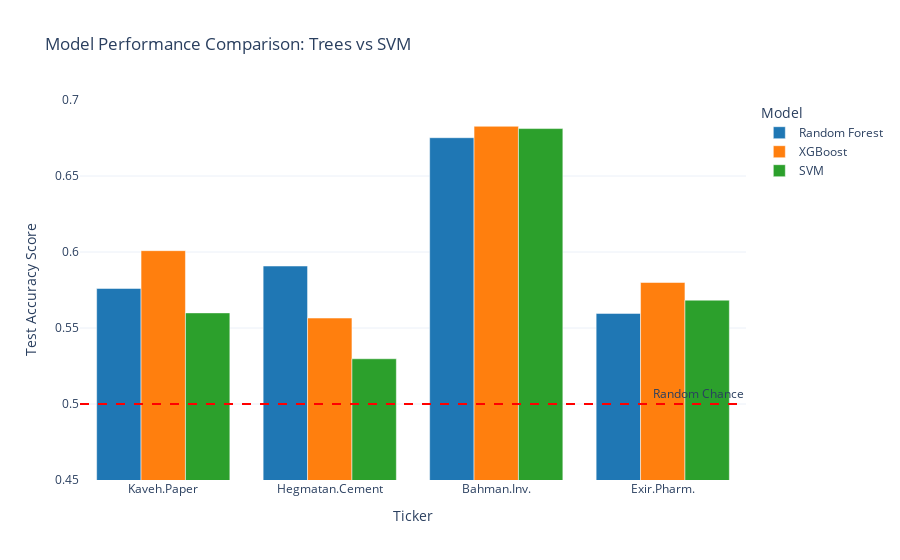

Here is the notebook cell this chart was saved with:
### Code cell
import pandas as pd
import numpy as np
import xgboost as xgb
from sklearn.ensemble import RandomForestClassifier
from sklearn.svm import SVC
from sklearn.preprocessing import StandardScaler
from sklearn.metrics import accuracy_score
import plotly.express as px

# List to store results for final comparison
final_comparison = []

# Define features to be used by the models
features_list = ['RSI', 'Trend_Signal', 'lag_1', 'volatility_5d', 'vol_velocity', 'shamsi_month', 'is_dividend_season']

for stock in selected_list.index:
    try:
        # 1. Prepare Data
        ml_data = prepare_pro_ml_data(df, stock)
        X = ml_data[features_list]
        y = ml_data['target']
        
        # Time-series split (80% training, 20% testing)
        split = int(len(ml_data) * 0.8)
        X_train, X_test = X.iloc[:split], X.iloc[split:]
        y_train, y_test = y.iloc[:split], y.iloc[split:]
        
        # --- 2. Scaling (Critical for SVM) ---
        scaler = StandardScaler()
        X_train_scaled = scaler.fit_transform(X_train)
        X_test_scaled = scaler.transform(X_test)
        
        # --- 3. Model Training ---
        
        # Model A: Random Forest (Baseline)
        rf = RandomForestClassifier(n_estimators=100, random_state=42)
        rf.fit(X_train, y_train) # Trees don't strictly need scaling
        rf_acc = accuracy_score(y_test, rf.predict(X_test))
        
        # Model B: XGBoost (Gradient Boosting)
        xgb_model = xgb.XGBClassifier(n_estimators=100, learning_rate=0.05, max_depth=6, random_state=42)
        xgb_model.fit(X_train, y_train)
        xgb_acc = accuracy_score(y_test, xgb_model.predict(X_test))
        
        # Model C: Support Vector Machine (Geometric Boundary)
        # Using RBF kernel to handle non-linear market patterns
        svm_model = SVC(kernel='rbf', probability=True, random_state=42)
        svm_model.fit(X_train_scaled, y_train) # SVM MUST use scaled data
        svm_acc = accuracy_score(y_test, svm_model.predict(X_test_scaled))
        
        # --- 4. Collect Performance Metrics ---
        final_comparison.append({
            'Ticker': stock,
            'Random Forest': rf_acc,
            'XGBoost': xgb_acc,
            'SVM': svm_acc
        })
        
        print(f"✅ {stock} | RF: {rf_acc:.2%} | XGB: {xgb_acc:.2%} | SVM: {svm_acc:.2%}")
        
    except Exception as e:
        print(f"❌ Error processing {stock}: {e}")

# 5. Create Comparison DataFrame and Visualize
comp_df = pd.DataFrame(final_comparison)

# Melting for grouped bar chart visualization
melted_df = comp_df.melt(id_vars='Ticker', var_name='Model', value_name='Accuracy')

fig = px.bar(melted_df, x='Ticker', y='Accuracy', color='Model',
             barmode='group', title='Model Performance Comparison: Trees vs SVM',
             labels={'Accuracy': 'Test Accuracy Score'},
             color_discrete_sequence=['#1f77b4', '#ff7f0e', '#2ca02c'])

fig.add_hline(y=0.5, line_dash="dash", line_color="red", annotation_text="Random Chance")
fig.update_layout(yaxis_range=[0.45, 0.7], template="plotly_white")
fig.show()

### Figure 1 — Plotly figure (JSON) as saved in the notebook; plotly's stock layout.template omitted (floating-point values rounded to 4 significant figures)
{"data": [{"alignmentgroup": "True", "hovertemplate": "Model=Random Forest<br>Ticker=%{x}<br>Test Accuracy Score=%{y}<extra></extra>", "legendgroup": "Random Forest", "marker": {"color": "#1f77b4", "pattern": {"shape": ""}}, "name": "Random Forest", "offsetgroup": "Random Forest", "orientation": "v", "showlegend": true, "textposition": "auto", "type": "bar", "x": ["Kaveh.Paper", "Hegmatan.Cement", "Bahman.Inv.", "Exir.Pharm."], "xaxis": "x", "y": [0.576, 0.5908, 0.6752, 0.5596], "yaxis": "y"}, {"alignmentgroup": "True", "hovertemplate": "Model=XGBoost<br>Ticker=%{x}<br>Test Accuracy Score=%{y}<extra></extra>", "legendgroup": "XGBoost", "marker": {"color": "#ff7f0e", "pattern": {"shape": ""}}, "name": "XGBoost", "offsetgroup": "XGBoost", "orientation": "v", "showlegend": true, "textposition": "auto", "type": "bar", "x": ["Kaveh.Paper", "Hegmatan.Cement", "Bahman.Inv.", "Exir.Pharm."], "xaxis": "x", "y": [0.6009, 0.5565, 0.6827, 0.5799], "yaxis": "y"}, {"alignmentgroup": "True", "hovertemplate": "Model=SVM<br>Ticker=%{x}<br>Test Accuracy Score=%{y}<extra></extra>", "legendgroup": "SVM", "marker": {"color": "#2ca02c", "pattern": {"shape": ""}}, "name": "SVM", "offsetgroup": "SVM", "orientation": "v", "showlegend": true, "textposition": "auto", "type": "bar", "x": ["Kaveh.Paper", "Hegmatan.Cement", "Bahman.Inv.", "Exir.Pharm."], "xaxis": "x", "y": [0.5599, 0.5298, 0.6812, 0.5683], "yaxis": "y"}], "layout": {"annotations": [{"showarrow": false, "text": "Random Chance", "x": 1, "xanchor": "right", "xref": "x domain", "y": 0.5, "yanchor": "bottom", "yref": "y"}], "barmode": "group", "legend": {"title": {"text": "Model"}, "tracegroupgap": 0}, "shapes": [{"line": {"color": "red", "dash": "dash"}, "type": "line", "x0": 0, "x1": 1, "xref": "x domain", "y0": 0.5, "y1": 0.5, "yref": "y"}], "title": {"text": "Model Performance Comparison: Trees vs SVM"}, "xaxis": {"anchor": "y", "domain": [0, 1], "title": {"text": "Ticker"}}, "yaxis": {"anchor": "x", "domain": [0, 1], "range": [0.45, 0.7], "title": {"text": "Test Accuracy Score"}}}}
